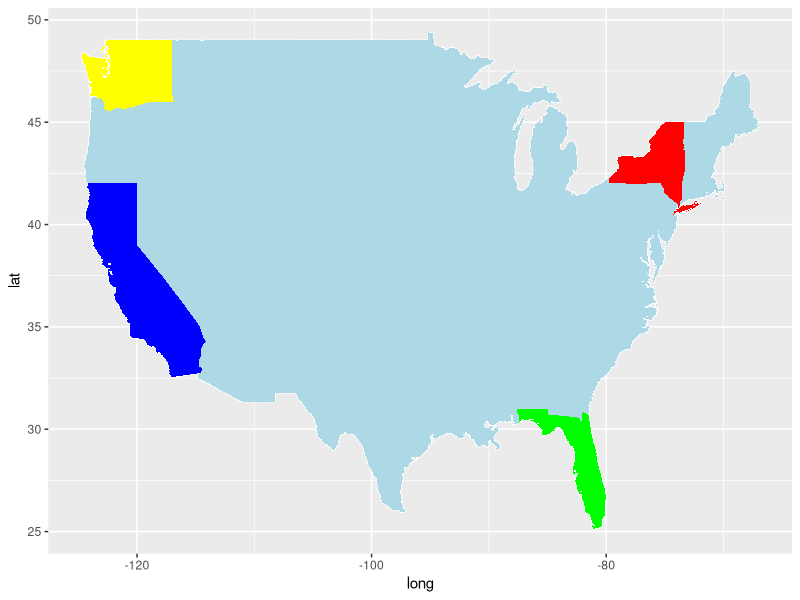

R code for this plot:
library(ggplot2)
library(dplyr)
all_states <- map_data("state")  
p <- ggplot()
p <- p + geom_polygon( data=all_states, aes(x=long, y=lat, group = group),colour="white", fill="grey30" )


ny <- filter(all_states, region == "new york")
ca <- filter(all_states, region == "california")
fl <- filter(all_states, region == "florida")
wa <- filter(all_states, region == "washington")


p + geom_polygon(data = all_states, aes(x=long, y=lat, group = group),fill="lightblue") +
  geom_polygon(data = ny, aes(x=long, y=lat, group = group),fill="red") +
  geom_polygon(data = ca, aes(x=long, y=lat, group = group),fill="blue")+
  geom_polygon(data = fl, aes(x=long, y=lat, group = group),fill="green")+
  geom_polygon(data = wa, aes(x=long, y=lat, group = group),fill="yellow")

